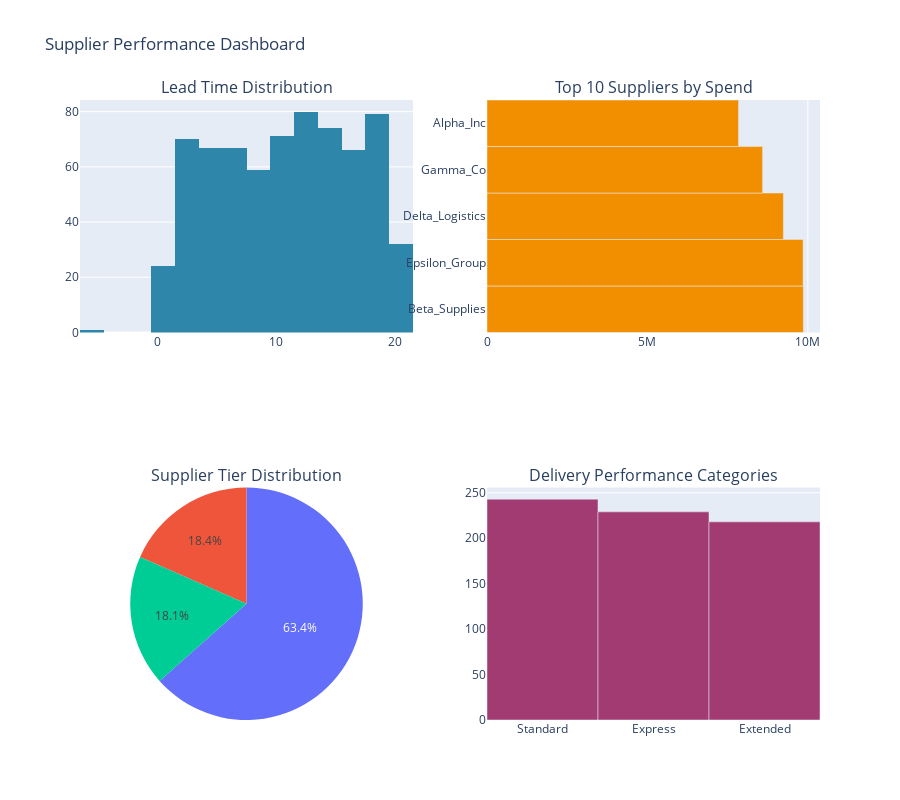

Notebook code for this chart:
### Code cell
# Create supplier performance dashboard
fig = make_subplots(
    rows=2, cols=2,
    subplot_titles=(
        'Lead Time Distribution',
        'Top 10 Suppliers by Spend',
        'Supplier Tier Distribution',
        'Delivery Performance Categories'
    ),
    specs=[[{"type": "histogram"}, {"type": "bar"}],
           [{"type": "pie"}, {"type": "bar"}]]
)

# 1. Lead time distribution
fig.add_trace(
    go.Histogram(
        x=df['lead_time_days'],
        nbinsx=25,
        name='Lead Time',
        marker_color=COLORS['primary']
    ),
    row=1, col=1
)

# 2. Top suppliers by spend
top_suppliers = df.groupby('Supplier')['total_negotiated_value'].sum().nlargest(10)
fig.add_trace(
    go.Bar(
        x=top_suppliers.values,
        y=top_suppliers.index,
        orientation='h',
        name='Spend',
        marker_color=COLORS['success']
    ),
    row=1, col=2
)

# 3. Supplier tier distribution
if 'supplier_tier' in df.columns:
    tier_counts = df['supplier_tier'].value_counts()
    fig.add_trace(
        go.Pie(
            labels=tier_counts.index,
            values=tier_counts.values,
            name="Supplier Tiers"
        ),
        row=2, col=1
    )

# 4. Delivery performance categories
if 'lead_time_category' in df.columns:
    delivery_counts = df['lead_time_category'].value_counts()
    fig.add_trace(
        go.Bar(
            x=delivery_counts.index,
            y=delivery_counts.values,
            name="Delivery Categories",
            marker_color=COLORS['secondary']
        ),
        row=2, col=2
    )

fig.update_layout(
    height=800,
    title_text="Supplier Performance Dashboard",
    showlegend=False
)

fig.show()

### Figure 1 — Plotly figure (JSON) as saved in the notebook; plotly's stock layout.template omitted (floating-point values rounded to 4 significant figures; data arrays with more than 128 entries replaced by an {"elided": "..."} marker saying what was removed)
{"data": [{"marker": {"color": "#2E86AB"}, "name": "Lead Time", "nbinsx": 25, "type": "histogram", "x": {"elided": "777 float values"}, "xaxis": "x", "yaxis": "y"}, {"marker": {"color": "#F18F01"}, "name": "Spend", "orientation": "h", "type": "bar", "x": [9859000.0, 9851000.0, 9236000.0, 8588000.0, 7840000.0], "xaxis": "x2", "y": ["Beta_Supplies", "Epsilon_Group", "Delta_Logistics", "Gamma_Co", "Alpha_Inc"], "yaxis": "y2"}, {"domain": {"x": [0, 0.45], "y": [0, 0.375]}, "labels": ["Poor", "Average", "Good"], "name": "Supplier Tiers", "type": "pie", "values": [493, 143, 141]}, {"marker": {"color": "#A23B72"}, "name": "Delivery Categories", "type": "bar", "x": ["Standard", "Express", "Extended"], "xaxis": "x3", "y": [243, 229, 218], "yaxis": "y3"}], "layout": {"annotations": [{"font": {"size": 16}, "showarrow": false, "text": "Lead Time Distribution", "x": 0.225, "xanchor": "center", "xref": "paper", "y": 1, "yanchor": "bottom", "yref": "paper"}, {"font": {"size": 16}, "showarrow": false, "text": "Top 10 Suppliers by Spend", "x": 0.775, "xanchor": "center", "xref": "paper", "y": 1, "yanchor": "bottom", "yref": "paper"}, {"font": {"size": 16}, "showarrow": false, "text": "Supplier Tier Distribution", "x": 0.225, "xanchor": "center", "xref": "paper", "y": 0.375, "yanchor": "bottom", "yref": "paper"}, {"font": {"size": 16}, "showarrow": false, "text": "Delivery Performance Categories", "x": 0.775, "xanchor": "center", "xref": "paper", "y": 0.375, "yanchor": "bottom", "yref": "paper"}], "height": 800, "showlegend": false, "title": {"text": "Supplier Performance Dashboard"}, "xaxis": {"anchor": "y", "domain": [0, 0.45]}, "xaxis2": {"anchor": "y2", "domain": [0.55, 1]}, "xaxis3": {"anchor": "y3", "domain": [0.55, 1]}, "yaxis": {"anchor": "x", "domain": [0.625, 1]}, "yaxis2": {"anchor": "x2", "domain": [0.625, 1]}, "yaxis3": {"anchor": "x3", "domain": [0, 0.375]}}}
